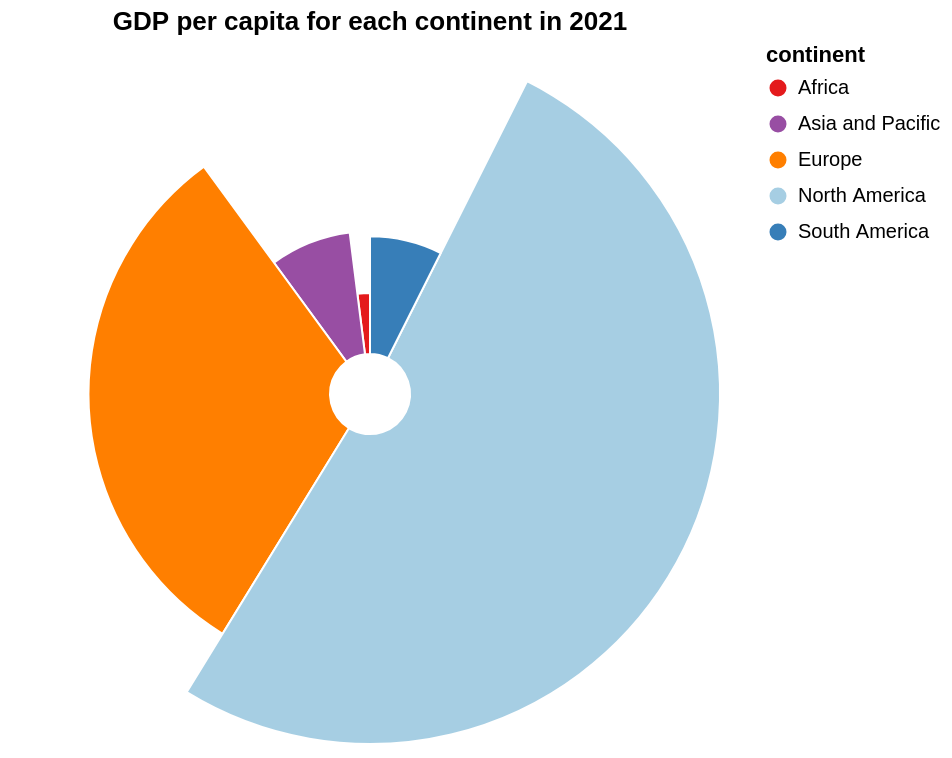

Describe this chart as a Vega-Lite specification.
### Vega-Lite specification from a JSON file in a GitHub repository (floating-point values rounded to 4 significant figures)
{"$schema": "https://vega.github.io/schema/vega-lite/v5.json", "title": "GDP per capita for each continent in 2021", "width": 360, "height": 350, "data": {"values": [{"data": 2059.0, "continent": "Africa"}, {"data": 8329.0, "continent": "Asia and Pacific"}, {"data": 32230.0, "continent": "Europe"}, {"data": 53110.0, "continent": "North America"}, {"data": 7655.0, "continent": "South America"}]}, "layer": [{"mark": {"type": "arc", "innerRadius": 20, "stroke": "#fff"}}], "encoding": {"theta": {"field": "data", "type": "quantitative", "stack": true}, "radius": {"field": "data", "scale": {"type": "sqrt", "zero": true, "rangeMin": 20}}, "color": {"field": "continent", "type": "nominal", "legend": "continent", "scale": {"domain": ["Africa", "Asia and Pacific", "Europe", "North America", "South America"], "range": ["#e41a1c", "#984ea3", "#ff7f00", "#a6cee3", "#377eb8", "#a65628"]}}, "tooltip": [{"field": "continent", "type": "nominal", "title": "Continent"}, {"field": "data", "type": "quantitative", "title": "GDP per Capita"}]}}
